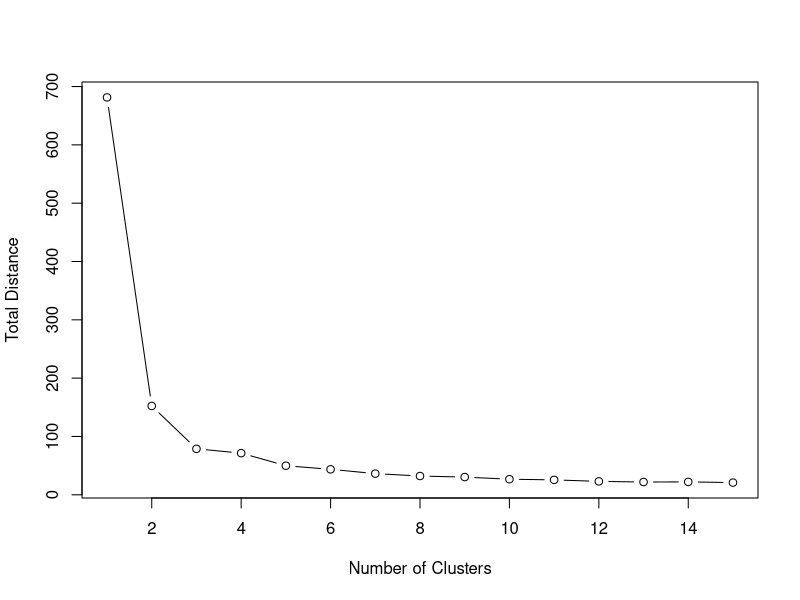

Recreate this plot in R.

#clear environment
rm(list=ls())


library(datasets)

# Removing the response values from the dataset
my_iris <- iris[-5]


# Setting the random number generator seed so that our results are reproducible

set.seed(100)


# Trying to find the number of clusters to be used
nc <- 15
dist <- (nrow(my_iris)-1)*sum(apply(my_iris,2,var))
  for (i in 2:nc){
    dist[i] <- sum(kmeans(my_iris, centers=i)$withinss)}
  plot(1:nc, dist, type="b", xlab="Number of Clusters",
       ylab="Total Distance")
  
# From the graph, it can be inferred that 7 clusters will be a better value for k. K-means clustering of the entire
# iris data set with k=7
  
irisCluster1 <- kmeans(my_iris, 7, nstart=20)

table(irisCluster1$cluster,iris$Species)

# K-means clustering of iris data set with k=7 and petal length, petal width as predictors

irisCluster2 <- kmeans(my_iris[,3:4], 7, nstart=20)

table(irisCluster2$cluster,iris$Species)

# K-means clustering of iris data set with k=7 and sepal length, sepal width as predictors

irisCluster3 <- kmeans(my_iris[,1:2], 7, nstart=20)

table(irisCluster3$cluster,iris$Species)

# K-means clustering of iris data set with k=3 and petal length, petal width as predictors

irisCluster4 <- kmeans(my_iris[,3:4], 3, nstart=20)

table(irisCluster4$cluster,iris$Species)
